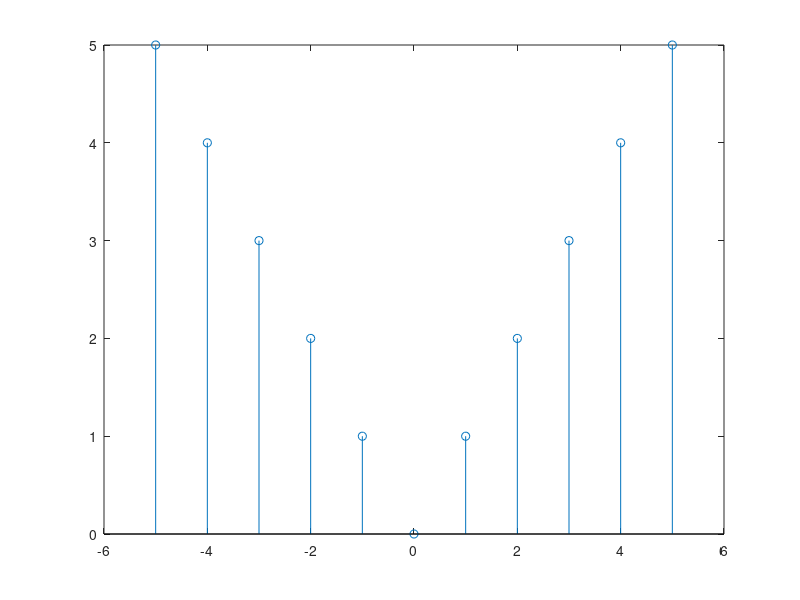

Source code (MATLAB):
clc;
clear all;
close all;

l_input = input('Enter the length of sequence you want on either side');
seq = -l_input : l_input;
len = length(seq);

% Signum
y(1 : len/2) = -1
y ((len +1)/2) = 0
y((len +1)/2 + 1 : len) = 1;
y2 = seq.*y;
stem (seq, y2);